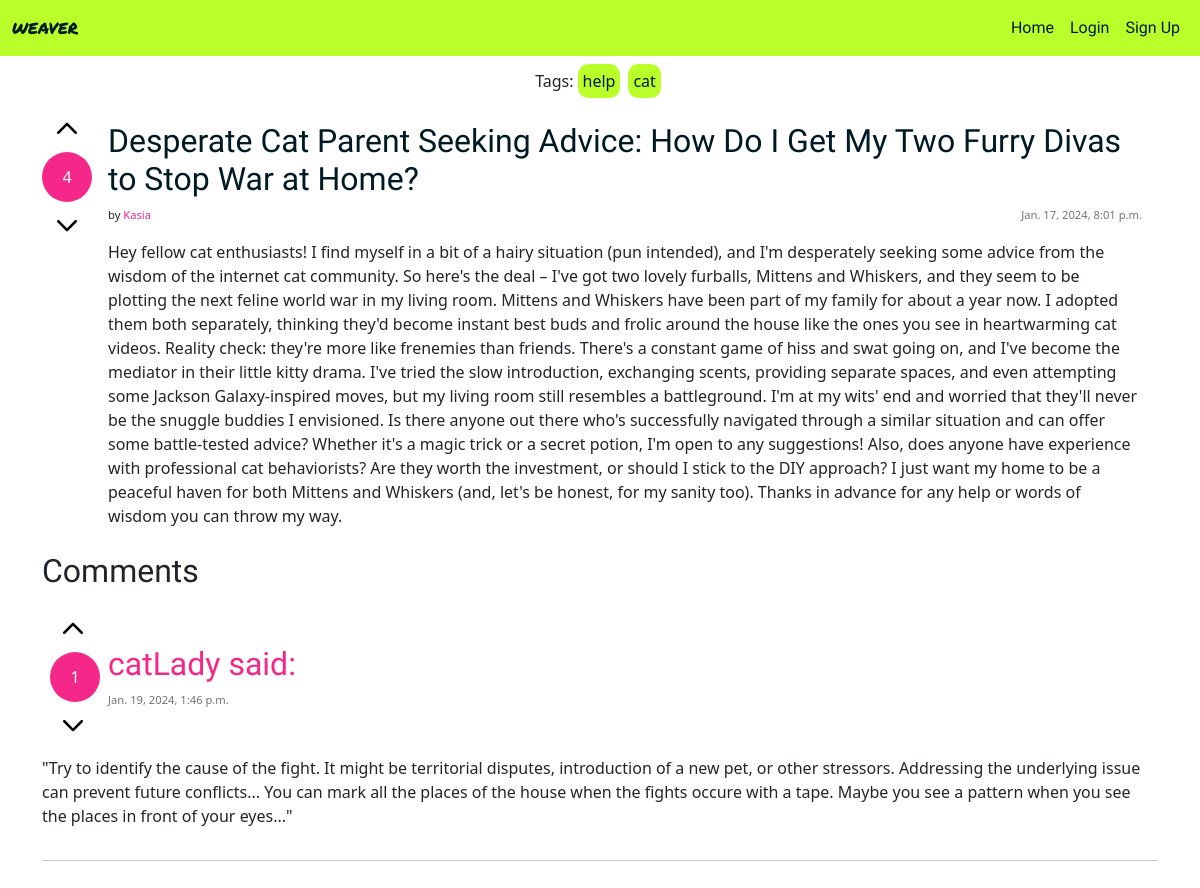
/thread/cat-fight-help/, run on the app's committed database.
### weave_manager/models.py (models this page shows, shortened)
class Thread(models.Model):
    title = models.CharField(max_length=200, unique=True)
    slug = models.SlugField(max_length=200, unique=True)
    author = models.ForeignKey(settings.AUTH_USER_MODEL,
        on_delete=models.CASCADE, related_name="posts")
    content = models.TextField()
    votes = models.IntegerField(default=0)
    created_on = models.DateTimeField(auto_now_add=True)
    status = models.IntegerField(choices=STATUS, default=0)
    tags = TaggableManager()
    class Meta:
        ordering = ["-created_on"]

class Comment(models.Model):
    thread = models.ForeignKey(Thread, on_delete=models.CASCADE, related_name="comments")
    author = models.ForeignKey(settings.AUTH_USER_MODEL,
        on_delete=models.CASCADE, related_name="commenter")
    body = models.TextField()
    votes = models.IntegerField(default=0)
    created_on = models.DateTimeField(auto_now_add=True)
    class Meta:
        ordering = ["created_on"]

### authentication/models.py (models this page shows)
class User(AbstractUser):
    bio = models.CharField(max_length=200, unique=False, default="Your bio could be here.")
    created_on = models.DateTimeField(auto_now_add=True)
    profile_pic = models.ImageField(null=True, blank=True, default="default.png")

### weave_manager/views.py (the view)
# urls.py: path('thread/<slug:slug>/', ThreadDetailView.as_view(), name='thread_detail'),
class ThreadDetailView(DetailView):
    model = Thread
    template_name = 'thread_detail.html'
    context_object_name = 'thread'
    def get_context_data(self, **kwargs):
        context = super().get_context_data(**kwargs)
        context['comment_form'] = CommentForm()
        context['comments'] = self.object.comments.all()  # Retrieve comments for the thread
        return context

### weave_manager/templates/thread_detail.html (shortened to what this page needs)
{% extends "base.html" %}
{% load static %}
{% load crispy_forms_tags %}
{% block content %}
<div class="container-lg">
    <div class="d-flex flex-row align-items-center justify-content-center m-2">
        <p class="m-0">Tags:</p>
        {% for tag in thread.tags.all %}
        <a href="{% url 'tag_site' slug=tag.slug %"}><p class="tag m-0 mx-1">{{ tag }}</p>
        {% endfor %}</a>
    </div>
    <div class="my-2 d-flex flex-row">
        <div class="d-flex flex-column align-items-center">
            <a href="{% url 'upvote_thread' thread_id=thread.id %}"><img src="{% static 'img/icons/up.svg' %}" class="icon m-2"></img></a>
            <p class="circle m-0">{{ thread.votes }}</p>
            <a href="{% url 'downvote_thread' thread_id=thread.id %}"><img src="{% static 'img/icons/up.svg' %}" class="icon m-2 rotate-180"></img></a>
        </div>
        <div class="card-body d-flex flex-column">
            <h2><a href="{% url 'thread_detail' slug=thread.slug %}" class="card-title">{{ thread.title }}</a></h2>
            <div class="d-flex flex-row justify-content-between">
                <p class="fs-7">by <a href="{% url 'user_profile' username=thread.author %}" class="link">{{ thread.author }}</a></p>
                <p class="card-text text-muted fs-7">{{ thread.created_on}}</p>
            </div>
            <p class="card-text">{{ thread.content }}</p>
        </div>
    </div>
</div>
<div class="container-lg">
    <h2>Comments</h2>
    {% for comment in comments %}
    <div class="d-flex flex-column">
        <div class="d-flex flex-row align-items-center">
            <div class="p-2">
                <a href="{% url 'upvote_comment' comment_id=comment.id %}"><img src="{% static 'img/icons/up.svg' %}" class="icon m-2"></img></a>
                <p class="circle m-0">{{ comment.votes }}</p>
                <a href="{% url 'downvote_comment' comment_id=comment.id %}"><img src="{% static 'img/icons/up.svg' %}" class="icon m-2 rotate-180"></img></a>
            </div>
            <div>
                <a href="{% url 'user_profile' username=comment.author %}" class="link">
                    <h2>{{ comment.author }} said:</h2>
                </a>
                <p class="card-text text-muted fs-7">{{ comment.created_on}}</p>
            </div>
        </div>
        <div class="comment">
            <p>"{{ comment.body }}"</p>
        </div>
    </div>
    <hr>
    {% endfor %}
</div>
{% endblock %}

### static/css/style.css (style rules this page uses)
:root { --color-text-dark: #001A23; --color-text-light: #FFFFFF; --color-highlight: #BAFF2A; --color-background: #FFFFFF; --color-background-highlight: #F52789; }
.circle { background-color: var(--color-background-highlight); color: var(--color-text-light); width: 50px; height: 50px; line-height: 50px; text-align: center; border-radius: 50px; }
.icon { width: 30px; height: 30px; }
h1, h2, h3, h4 { font-family: 'Alatsi', sans-serif; text-wrap: pretty; }
.link { color: var(--color-background-highlight); }
a { text-decoration: none; text-decoration: transparent; }
.tag { padding: 5px; border-radius: 10px; background-color: var(--color-highlight); color: var(--color-text-dark); }
.rotate-180 { transform: rotate(180deg); }
.fs-7 { font-size: 0.7em; }
.card-title { color: var(--color-text-dark); text-decoration: none; text-decoration: transparent; }

### data on the page
Tag: name "help"
Tag: name "cat"
Thread: votes "4", title "Desperate Cat Parent Seeking Advice: How Do I Get My Two Furry Divas to Stop War at Home?", author "Kasia", created_on "Jan. 17, 2024, 8:01 p.m.", content "Hey fellow cat enthusiasts! I find myself in a bit of a hairy situation (pun intended), and I'm desperately seeking some advice from the wisdom of the internet cat community. So here's the deal – I've got two lovely furballs, Mittens and Whiskers, and they seem to be plotting the next feline world war in my living room. Mittens and Whiskers have been part of my family for about a year now. I adopted them both separately, thinking they'd become instant best buds and frolic around the house like the ones you see in heartwarming cat videos. Reality check: they're more like frenemies than friends. There's a constant game of hiss and swat going on, and I've become the mediator in their little…"
Comment: votes "1", author "catLady", created_on "Jan. 19, 2024, 1:46 p.m.", body "Try to identify the cause of the fight. It might be territorial disputes, introduction of a new pet, or other stressors. Addressing the underlying issue can prevent future conflicts... You can mark all the places of the house when the fights occure with a tape. Maybe you see a pattern when you see the places in front of your eyes..."
